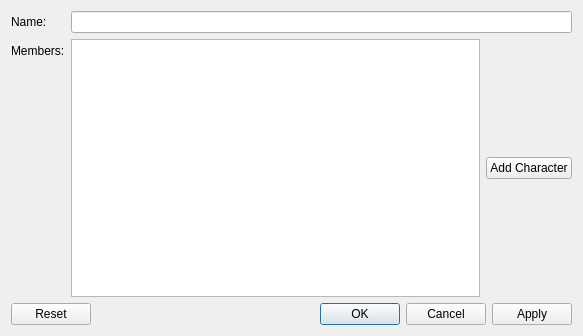
<?xml version="1.0" encoding="UTF-8"?>
<ui version="4.0">
 <class>Form</class>
 <widget class="QWidget" name="Form">
  <property name="geometry">
   <rect>
    <x>0</x>
    <y>0</y>
    <width>583</width>
    <height>336</height>
   </rect>
  </property>
  <property name="windowTitle">
   <string>Create / Edit Group</string>
  </property>
  <layout class="QFormLayout" name="formLayout">
   <item row="0" column="0">
    <widget class="QLabel" name="label">
     <property name="text">
      <string>Name:</string>
     </property>
    </widget>
   </item>
   <item row="0" column="1">
    <widget class="QLineEdit" name="nameLineEdit"/>
   </item>
   <item row="1" column="0">
    <widget class="QLabel" name="label_2">
     <property name="text">
      <string>Members:</string>
     </property>
    </widget>
   </item>
   <item row="1" column="1">
    <layout class="QHBoxLayout" name="horizontalLayout">
     <item>
      <widget class="QTreeView" name="treeView"/>
     </item>
     <item>
      <widget class="QPushButton" name="addCharacterButton">
       <property name="text">
        <string>Add Character</string>
       </property>
      </widget>
     </item>
    </layout>
   </item>
   <item row="2" column="0" colspan="2">
    <widget class="QDialogButtonBox" name="buttonBox">
     <property name="standardButtons">
      <set>QDialogButtonBox::Apply|QDialogButtonBox::Cancel|QDialogButtonBox::Ok|QDialogButtonBox::Reset</set>
     </property>
    </widget>
   </item>
  </layout>
 </widget>
 <resources/>
 <connections>
  <connection>
   <sender>addCharacterButton</sender>
   <signal>clicked()</signal>
   <receiver>Form</receiver>
   <slot>on_add_character()</slot>
   <hints>
    <hint type="sourcelabel">
     <x>702</x>
     <y>102</y>
    </hint>
    <hint type="destinationlabel">
     <x>702</x>
     <y>146</y>
    </hint>
   </hints>
  </connection>
  <connection>
   <sender>buttonBox</sender>
   <signal>clicked(QAbstractButton*)</signal>
   <receiver>Form</receiver>
   <slot>on_accepted(QAbstractButton*)</slot>
   <hints>
    <hint type="sourcelabel">
     <x>181</x>
     <y>601</y>
    </hint>
    <hint type="destinationlabel">
     <x>128</x>
     <y>537</y>
    </hint>
   </hints>
  </connection>
 </connections>
 <slots>
  <slot>on_add_character()</slot>
  <slot>on_accepted(QAbstractButton*)</slot>
 </slots>
</ui>
